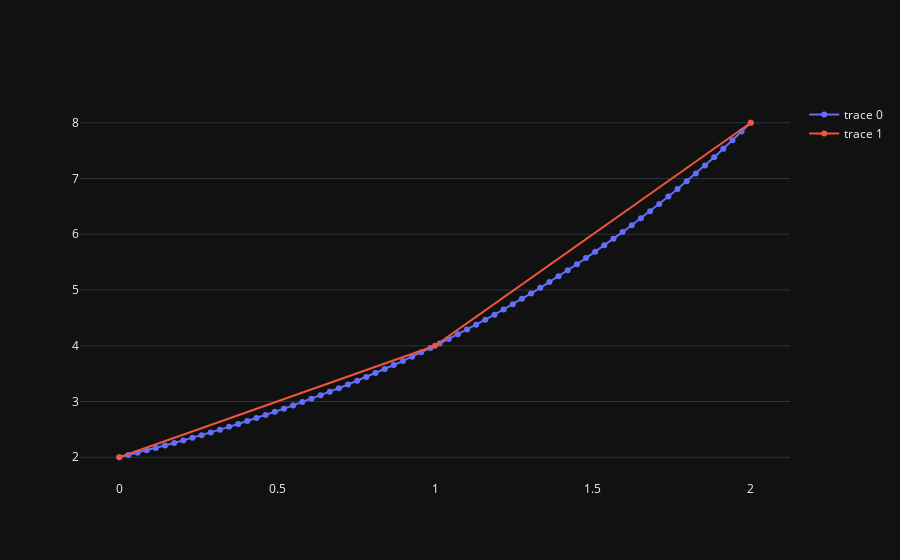

Notebook source saved alongside this figure:
### Code cell
import plotly.graph_objects as go
import numpy as np

MAX = 2
MIN = 0
npstuff = np.linspace(MIN, MAX, 70)

nums = [2 ** (1 + n) for n in npstuff]

nums2 = sorted(set([2 ** (1 + int(n)) for n in npstuff]))

fig = go.Figure()
fig.add_trace(scatter_trace := go.Scatter(x=npstuff, y=nums, mode='lines+markers'))
fig.add_trace(go.Line(x=np.linspace(MIN, MAX, len(nums2)), y=nums2))
# fig.add_trace(go.Histogram(scatter_trace))
fig.show()
